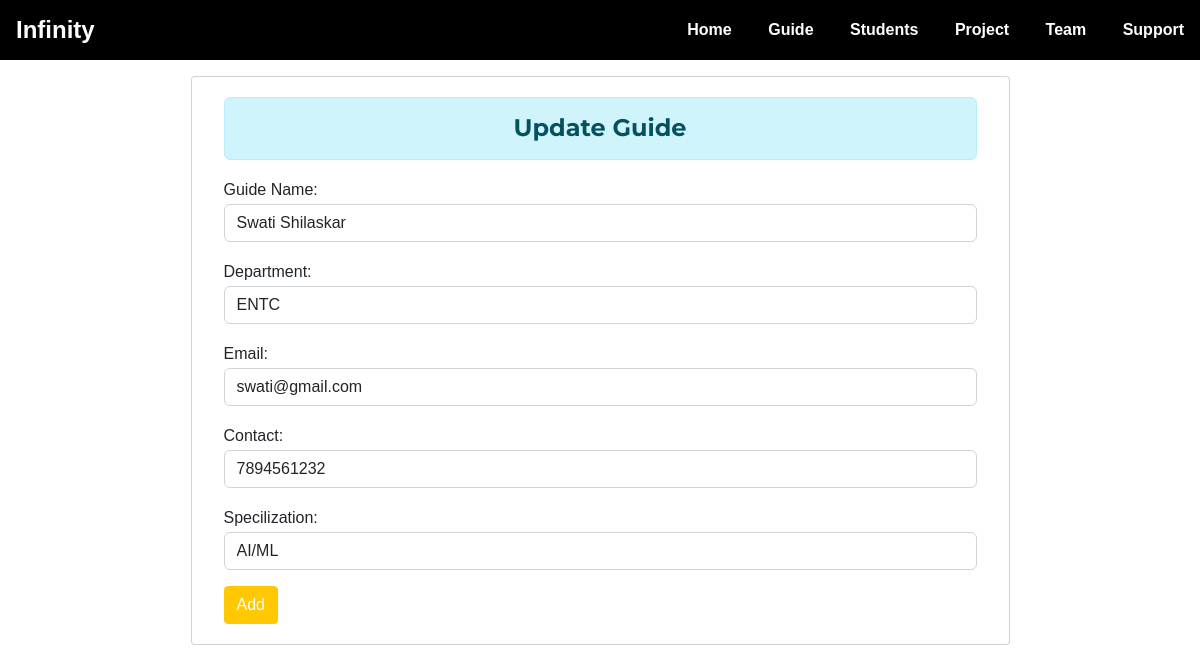
Screenshot of /guide/update_guide/2/ with the database file from the repository.
### guide/models.py (models this page shows, shortened)
class Guide(models.Model):
    guide_name = models.CharField(max_length=200)
    guide_department = models.CharField(
        max_length=200, choices=DEPARTMENT)
    guide_email = models.EmailField()
    guide_mobile = models.CharField(max_length=20)
    guide_specilization = models.CharField(
        max_length=50, choices=SPECIALIZATION)

### guide/views.py (the view)
# urls.py: path('update_guide/<int:pk>/', views.update_guide, name="update_guide"),
def update_guide(request, pk):
    guide = Guide.objects.get(id=pk)
    if request.method == 'POST':
        form = GuideRegistration(request.POST, instance=guide)
        if form.is_valid():
            form.save()
        return redirect('guide:guide_list')
    else:
        form = GuideRegistration(instance=guide)
    context = {'form': form}
    return render(request, "guide/update_guide.html", context)

### guide/forms.py
class GuideRegistration(forms.ModelForm):
    class Meta:
        model = Guide
        fields = '__all__'
        labels = {
            'guide_name': 'Guide Name',
            'guide_department': 'Department',
            'guide_email': 'Email',
            'guide_mobile': 'Contact',
            'guide_specilization': 'Specilization',
        }
        widgets = {
            'guide_name': forms.TextInput(attrs={'class': 'form-control'}),
            'guide_department': forms.Select(attrs={'class': 'form-control'}),
            'guide_email': forms.EmailInput(attrs={'class': 'form-control'}),
            'guide_mobile': forms.TextInput(attrs={'class': 'form-control'}),
            'guide_specilization': forms.Select(attrs={'class': 'form-control'}),
        }

### guide/templates/guide/update_guide.html (shortened to what this page needs)
{% extends 'home/base.html' %}
{% load static %}
{% block content %}
<div class="container mt-3">
    <div class="row card card-body rounded"
        style="justify-content: center; align-items: center; width: 75%;margin: auto; padding: 20px;">
        <div class="col-md-8">
            <h4 class="text-center alert alert-info">Update Guide</h4>
            <form action="" method="POST">
                {{form.as_p}}
                <input class="btn btn-primary" type="submit" value="Add">
            </form>
        </div>
    </div>
</div>
{% endblock content %}

### home/static/css/style2.css (style rules this page uses)
:root { --red: #ffc800; --black: #000; --white: #fff; }
* { box-sizing: border-box; margin: 0; padding: 0; font-family: "Poppins", sans-serif; }

### rows the page displays
Guide: guide_name "Swati Shilaskar", guide_department "ENTC", guide_email "swati@gmail.com", guide_mobile "7894561232", guide_specilization "AI/ML"
